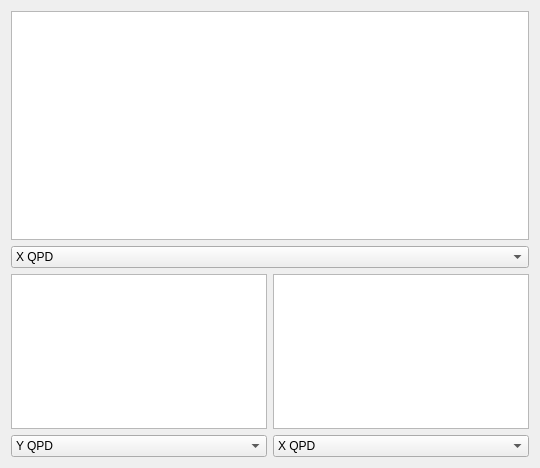
          <widget class="QWidget" name="psPage">
           <attribute name="title">
            <string>Power spectrums</string>
           </attribute>
           <layout class="QVBoxLayout" name="verticalLayout_2" stretch="7,5">
            <item>
             <layout class="QVBoxLayout" name="verticalLayout">
              <item>
               <widget class="PlotWidget" name="powSpec1Plot"/>
              </item>
              <item>
               <widget class="QComboBox" name="ps1selCmb">
                <item>
                 <property name="text">
                  <string>X QPD</string>
                 </property>
                </item>
                <item>
                 <property name="text">
                  <string>Y QPD</string>
                 </property>
                </item>
                <item>
                 <property name="text">
                  <string>Z QPD</string>
                 </property>
                </item>
                <item>
                 <property name="text">
                  <string>X Galv</string>
                 </property>
                </item>
                <item>
                 <property name="text">
                  <string>Y Galv</string>
                 </property>
                </item>
                <item>
                 <property name="text">
                  <string>Z Galv</string>
                 </property>
                </item>
               </widget>
              </item>
             </layout>
            </item>
            <item>
             <layout class="QGridLayout" name="gridLayout">
              <item row="0" column="1">
               <widget class="PlotWidget" name="powSpec3Plot"/>
              </item>
              <item row="0" column="0">
               <widget class="PlotWidget" name="powSpec2Plot"/>
              </item>
              <item row="1" column="0">
               <widget class="QComboBox" name="ps2selCmb">
                <property name="currentIndex">
                 <number>1</number>
                </property>
                <item>
                 <property name="text">
                  <string>X QPD</string>
                 </property>
                </item>
                <item>
                 <property name="text">
                  <string>Y QPD</string>
                 </property>
                </item>
                <item>
                 <property name="text">
                  <string>Z QPD</string>
                 </property>
                </item>
                <item>
                 <property name="text">
                  <string>X Galv</string>
                 </property>
                </item>
                <item>
                 <property name="text">
                  <string>Y Galv</string>
                 </property>
                </item>
                <item>
                 <property name="text">
                  <string>Z Galv</string>
                 </property>
                </item>
               </widget>
              </item>
              <item row="1" column="1">
               <widget class="QComboBox" name="ps3selCmb">
                <property name="currentIndex">
                 <number>0</number>
                </property>
                <item>
                 <property name="text">
                  <string>X QPD</string>
                 </property>
                </item>
                <item>
                 <property name="text">
                  <string>Y QPD</string>
                 </property>
                </item>
                <item>
                 <property name="text">
                  <string>Z QPD</string>
                 </property>
                </item>
                <item>
                 <property name="text">
                  <string>X Galv</string>
                 </property>
                </item>
                <item>
                 <property name="text">
                  <string>Y Galv</string>
                 </property>
                </item>
                <item>
                 <property name="text">
                  <string>Z Galv</string>
                 </property>
                </item>
               </widget>
              </item>
             </layout>
            </item>
           </layout>
          </widget>
